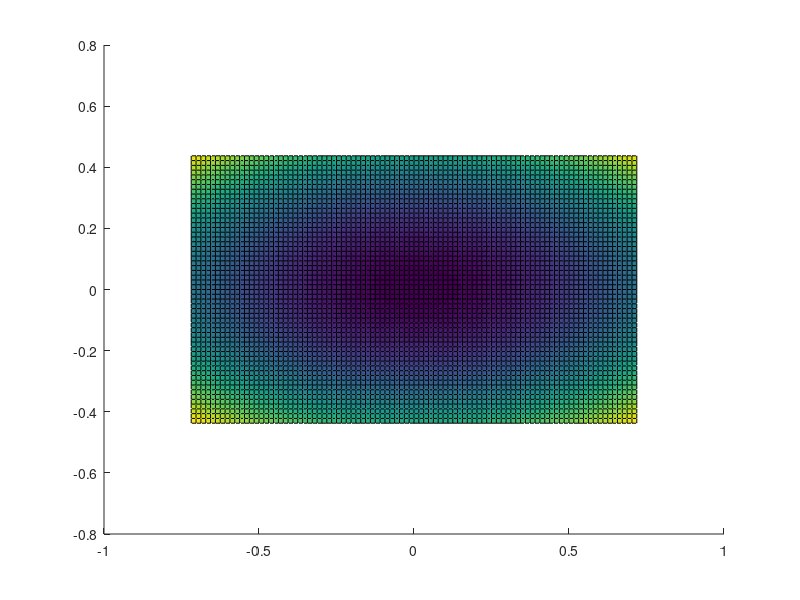

Reproduce this figure in MATLAB. (Note: this script raises an error after producing the figure.)
% Modeling the distance function from a 3D query point to a paraboloid.
clc; clear;
a = 1; b = 4;		% Paraboloid coefficients.
p = [0.5,0.5,0.5];	% Query point.

% The paraboloid.
f = @(u,v) a*u.^2 + b*v.^2;

% The distance function.
D = @(u,v) 0.5 * ((u-p(1)).^2 + (v-p(2)).^2 + (a*u.^2 + b*v.^2 - p(3)).^2);

% The curvature function.
K = @(u,v) (2*a*(1+4*b^2*v.^2) + 2*b*(1+4*a^2*u.^2)) ./ (1+4*a^2*u.^2 + 4*b^2*v.^2).^1.5;

cellsPerUnitLengh = 64;
h = 1/cellsPerUnitLengh;

% Finding how far to go in the half-axes to get a lower bound on the
% maximum height in Q(u,v) = a*u^2 + b*v^2.
d = 0.5;			% Domain is [-d, d]^3.
r = (d+h/2) * sqrt(3);	% Radius of circumscribing circle (containing the domain cube).
hu = 0.5 * (-1/a + sqrt(a^(-2) + 4*r^2));		% Expected min height along u axis (for v=0).
mu = ceil(sqrt(hu / a)/h)*h;
hv = 0.5 * (-1/b + sqrt(b^(-2) + 4*r^2));		% Expected min height along v axis (for u=0).
mv = ceil(sqrt(hv / b)/h)*h;

t = linspace( 0, 2*pi, 100 );

[U,V] = meshgrid( linspace( -mu, mu, 2*mu/h + 1 ), linspace( -mv, mv, 2*mv/h + 1 ) );
Z = f( U, V );
figure;
hold on;
surf(U, V, Z);
% plot3(p(1), p(2), p(3), "o");
% pStar = [0.311190426, 0.434147127, f(0.311190426, 0.434147127)];
% plot3(pStar(1), pStar(2), pStar(3), "o");
% plot3([p(1), pStar(1)], [p(2), pStar(2)], [p(3), pStar(3)], "-");
plot3(r*cos(t), zeros(length(t)), r*sin(t), "b-");			% Circle on xz plane.
plot3(zeros(length(t)), r*cos(t), r*sin(t), "r-");			% Circle on yz plane.
xlabel( "x" );
ylabel( "y" );
zlabel( "z" );
axis equal;
% xlim([-0.5, 0.5]);
% ylim([-0.5, 0.5]);
% zlim([-0.5, 0.5]);

% A cube representing the domain.
s = -pi : pi/2 : pi;                                % Define corners.
ph = pi/4;                                          % Define angular orientation ('phase').
x = d*[cos(s+ph); cos(s+ph)]/cos(ph);
y = d*[sin(s+ph); sin(s+ph)]/sin(ph);
z = d*[-ones(size(s)); ones(size(s))];

beta = pi/10;		% Angle of rotation.
u = [1,1,0];		% Axis of rotation.
u = u ./ norm(u);
ux = u(1); uy = u(2); uz = u(3);
c = cos(beta); s = sin(beta);
R = [    c+(1-c)*ux^2, (1-c)*uy*ux-s*uz, (1-c)*uz*ux+s*uy;...
	 (1-c)*ux*uy+s*uz,     c+(1-c)*uy^2, (1-c)*uz*uy-s*ux;...
	 (1-c)*ux*uz-s*uy, (1-c)*uy*uz+s*ux,     c+(1-c)*uz^2];
T = [0, 0, 0]';		% Translation vector.

corners1 = R'*[x(1,:) - T(1); y(1,:) - T(2); z(1,:) - T(3)];
corners2 = R'*[x(2,:) - T(1); y(2,:) - T(2); z(2,:) - T(3)];
corners = [corners1; corners2];						% Max offset added.

% Plot cube domain with coordinates with respect to paraboloid coordinate system.
surf( corners([1,4],:), corners([2,5],:), corners([3,6],:), 'FaceColor', 'm', 'FaceAlpha', 0.15 );
patch( corners([1,4],:)', corners([2,5],:)', corners([3,6],:)', 'm', 'FaceAlpha', 0.3 );

title( "Paraboloid" );
rotate3d on;
grid on;
hold off;

Z = K( U, V );
figure;
hold on;
surf(U, V, Z);
xlabel( "x" );
ylabel( "y" );
zlabel( "z" );
axis equal;
title( "Curvature function" );
rotate3d on;
grid on;
hold off;

% Z = D( U, V );
% figure;
% hold on;
% surf(U, V, Z);
% xlabel( "x" );
% ylabel( "y" );
% zlabel( "z" );
% axis equal;
% zlim([-0.5, 1.5]);
% title( "Distance function" );
% rotate3d on;
% grid on;
% hold off;
